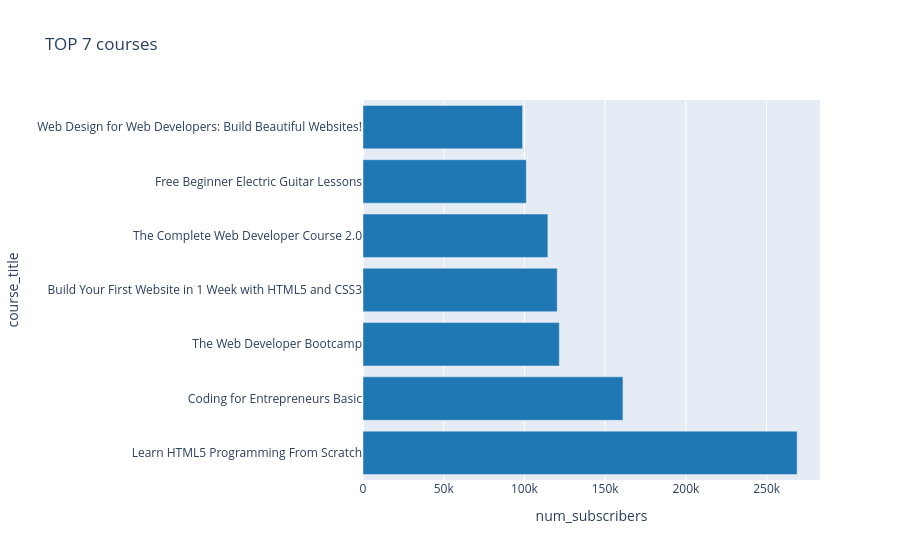

Write notebook code for a chart like this one.
### Code cell
px.bar(data_frame=top_7,
       y='course_title',
       x='num_subscribers',
       color_discrete_sequence=['#1f77b4'],
       #color_discrete_sequence=px.colors.qualitative.Set2,
       title='TOP 7 courses')

### Figure 1 — Plotly figure (JSON) as saved in the notebook; plotly's stock layout.template omitted (floating-point values rounded to 4 significant figures)
{"data": [{"hovertemplate": "num_subscribers=%{x}<br>course_title=%{y}<extra></extra>", "legendgroup": "", "marker": {"color": "#1f77b4", "pattern": {"shape": ""}}, "name": "", "orientation": "h", "showlegend": false, "textposition": "auto", "type": "bar", "x": [268923, 161029, 121584, 120291, 114512, 101154, 98867], "xaxis": "x", "y": ["Learn HTML5 Programming From Scratch", "Coding for Entrepreneurs Basic", "The Web Developer Bootcamp", "Build Your First Website in 1 Week with HTML5 and CSS3", "The Complete Web Developer Course 2.0", "Free Beginner Electric Guitar Lessons", "Web Design for Web Developers: Build Beautiful Websites!"], "yaxis": "y"}], "layout": {"barmode": "relative", "legend": {"tracegroupgap": 0}, "title": {"text": "TOP 7 courses"}, "xaxis": {"anchor": "y", "domain": [0, 1], "title": {"text": "num_subscribers"}}, "yaxis": {"anchor": "x", "domain": [0, 1], "title": {"text": "course_title"}}}}
